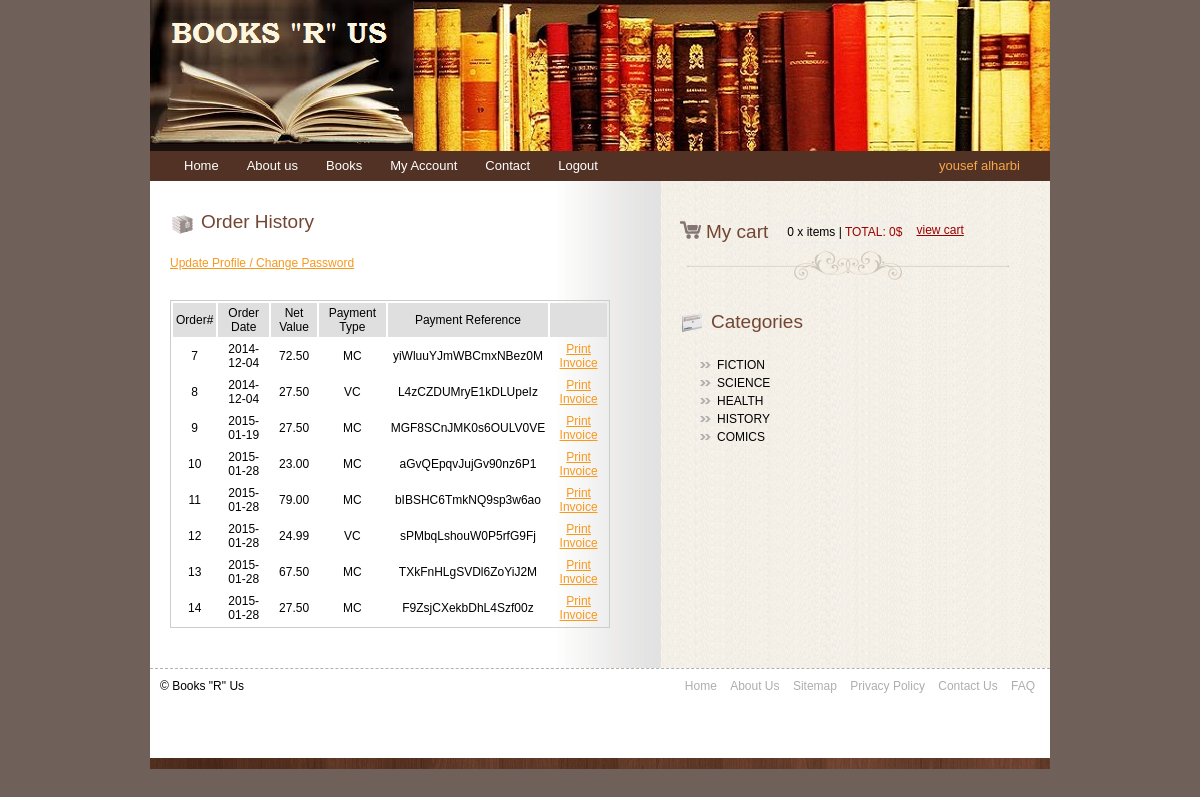
The page /bookstore/myaccount/index.php?orderhistory (signed in) on the database its author committed.
### tables this page shows
CREATE TABLE IF NOT EXISTS `orders` (
`orderNbr` int(10) unsigned NOT NULL,
  `custNbr` int(10) unsigned NOT NULL,
  `orderDate` date NOT NULL,
  `dispatchDate` date DEFAULT NULL,
  `deliveryDate` date DEFAULT NULL,
  `orderNetValue` decimal(10,2) unsigned NOT NULL,
  `deliverTo` varchar(60) NOT NULL,
  `deliveryAddress1` varchar(45) NOT NULL,
  `deliveryAddress2` varchar(45) DEFAULT NULL,
  `deliverySuburb` varchar(45) NOT NULL,
  `deliveryState` enum('ACT','NSW','NT','QLD','SA','TAS','VIC','WA') NOT NULL,
  `deliveryPostCode` int(10) unsigned NOT NULL,
  `deliveryInstructions` varchar(255) DEFAULT NULL,
  `deliveryValue` decimal(10,2) unsigned NOT NULL,
  `paymentType` enum('VC','MC','BP','PP','AE','DC') NOT NULL,
  `paymentRef` varchar(40) NOT NULL
);

### bookstore/myaccount/orderhistory.html.php (the view, shortened to what this page needs)
<!DOCTYPE html PUBLIC "-//W3C//DTD XHTML 1.0 Transitional//EN" "http://www.w3.org/TR/xhtml1/DTD/xhtml1-transitional.dtd">
<html xmlns="http://www.w3.org/1999/xhtml">
<head>
<link rel="stylesheet" type="text/css" href="../css/style.css" />
</head>
<body>
<div id="wrap">
       <?php include_once '../includes/header.inc.php'; ?>
       <div class="center_content">
       	<div class="left_content">
            <div class="title"><span class="title_icon"><img src="../images/bullet1.gif" alt="" title="" /></span>Order History</div>
		<div class="feat_prod_box_details">
		    <a href="?updateprofile">Update Profile / Change Password</a>
		</div>
		<?php
			if(count($orders)==0)
			{
				echo "You haven't made any orders yet";
			}
			else
			{
		?>
		<div class="feat_prod_box_details">
		   <table class="cart_table">
			  <tr class="cart_title">
				 <td>Order#</td>
				 <td>Order Date</td>
				 <td>Net Value</td>
				 <td>Payment Type</td>
				 <td>Payment Reference</td>
				 <td></td>
			  </tr>
			  <?php if (isset($orders)): ?>
			  <?php foreach ($orders as $order): ?>
			  <tr>
				 <td><?php echo $order['orderNbr'];?></td>
				 <td><?php echo $order['orderDate'];?></td>
				 <td><?php echo $order['orderNetValue'];?></td>
				 <td><?php echo $order['paymentType'];?></td>
				 <td><?php echo $order['paymentRef'];?></td>
				 <td><a target="_new" href = "?generateinvoice=<?php echo $order['orderNbr'];?>">Print Invoice</a></td>
			  </tr>
			  <?php endforeach; ?>
			  <?php endif; ?>
		   </table>
		</div>
		<?php
			}
		?>
        </div>
         <div class="right_content">
	   <?php include_once '../includes/cartdisplay.inc.php'; ?>
       <div class="right_box">
	   <?php require_once '../includes/categories.inc.php'; ?>
	   </div>
       </div>
      <?php include_once '../includes/footer.inc.php'; ?>
</div>
</body>
</html>

### bookstore/css/style.css (style rules this page uses)
body { background-color:#6F605A; font-family:Arial, Helvetica, sans-serif; padding:0; font-size:12px; margin:0px auto auto auto; color:#000000; }
a { color:#f8981d; }
td { padding:3px; }
#wrap { width:900px; height: auto; margin:auto; background-color:#FFFFFF; }
.center_content { width:900px; padding:0px 0 0 0; background:url(../images/center_bg.gif) repeat-y center; }
.left_content { width:490px; float:left; padding:20px 0 20px 20px; }
.right_content { width:370px; float:left; padding:20px 0 20px 20px; }
.title { color:#734633; padding:0px; float:left; font-size:19px; margin:10px 0 10px 0; }
span.title_icon { float:left; padding:0 5px 0 0; }
.right_box { width:170px; float:left; padding:10px 0 0 0; }
.feat_prod_box_details { padding:10px 0 10px 0; margin:0 20px 10px 0; clear:both; }
.cart_table { width:440px; border:1px #CCCCCC solid; text-align:center; }
tr.cart_title { background-color:#DFDFDF; }

### rows shown on the page
orders: orderNbr "7", orderDate "2014-12-04", orderNetValue "72.50", paymentType "MC", paymentRef "yiWluuYJmWBCmxNBez0M"
orders: orderNbr "8", orderDate "2014-12-04", orderNetValue "27.50", paymentType "VC", paymentRef "L4zCZDUMryE1kDLUpeIz"
orders: orderNbr "9", orderDate "2015-01-19", orderNetValue "27.50", paymentType "MC", paymentRef "MGF8SCnJMK0s6OULV0VE"
orders: orderNbr "10", orderDate "2015-01-28", orderNetValue "23.00", paymentType "MC", paymentRef "aGvQEpqvJujGv90nz6P1"
orders: orderNbr "11", orderDate "2015-01-28", orderNetValue "79.00", paymentType "MC", paymentRef "bIBSHC6TmkNQ9sp3w6ao"
orders: orderNbr "12", orderDate "2015-01-28", orderNetValue "24.99", paymentType "VC", paymentRef "sPMbqLshouW0P5rfG9Fj"
orders: orderNbr "13", orderDate "2015-01-28", orderNetValue "67.50", paymentType "MC", paymentRef "TXkFnHLgSVDl6ZoYiJ2M"
orders: orderNbr "14", orderDate "2015-01-28", orderNetValue "27.50", paymentType "MC", paymentRef "F9ZsjCXekbDhL4Szf00z"

### other values the page prints
html($text) "yousef alharbi"
$totalqty "0"
$totalcartvalue "0"
html($text) "FICTION"
html($text) "SCIENCE"
html($text) "HEALTH"
html($text) "HISTORY"
html($text) "COMICS"
